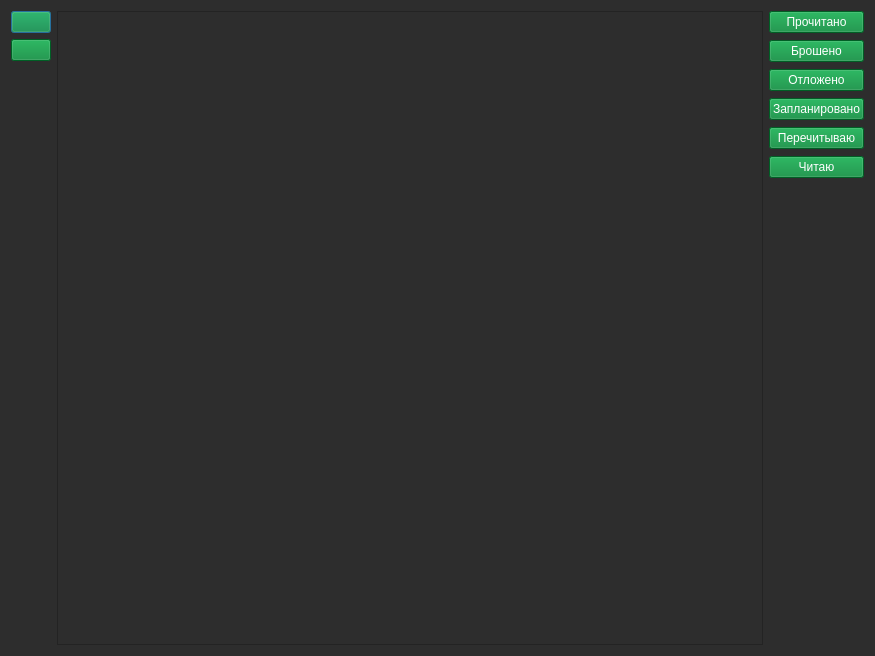
<?xml version="1.0" encoding="UTF-8"?>
<ui version="4.0">
 <class>Dialog</class>
 <widget class="QDialog" name="Dialog">
  <property name="geometry">
   <rect>
    <x>0</x>
    <y>0</y>
    <width>875</width>
    <height>656</height>
   </rect>
  </property>
  <property name="windowTitle">
   <string>Dialog</string>
  </property>
  <property name="styleSheet">
   <string notr="true">color: rgb(255, 255, 255);
background-color: rgb(45, 45, 45);</string>
  </property>
  <layout class="QGridLayout" name="gridLayout">
   <item row="0" column="0">
    <widget class="QPushButton" name="btn_mylist">
     <property name="styleSheet">
      <string notr="true">background-color: rgb(0, 133, 52);
color: rgb(255, 255, 255);</string>
     </property>
     <property name="text">
      <string/>
     </property>
    </widget>
   </item>
   <item row="0" column="2" rowspan="3">
    <layout class="QVBoxLayout" name="verticalLayout">
     <property name="spacing">
      <number>7</number>
     </property>
     <item>
      <widget class="QPushButton" name="b_completed">
       <property name="styleSheet">
        <string notr="true">background-color: rgb(0, 133, 52);
color: rgb(255, 255, 255);</string>
       </property>
       <property name="text">
        <string>Прочитано</string>
       </property>
      </widget>
     </item>
     <item>
      <widget class="QPushButton" name="b_dropped">
       <property name="styleSheet">
        <string notr="true">background-color: rgb(0, 133, 52);
color: rgb(255, 255, 255);</string>
       </property>
       <property name="text">
        <string>Брошено</string>
       </property>
      </widget>
     </item>
     <item>
      <widget class="QPushButton" name="b_on_hold">
       <property name="styleSheet">
        <string notr="true">background-color: rgb(0, 133, 52);
color: rgb(255, 255, 255);</string>
       </property>
       <property name="text">
        <string>Отложено</string>
       </property>
      </widget>
     </item>
     <item>
      <widget class="QPushButton" name="b_planned">
       <property name="styleSheet">
        <string notr="true">background-color: rgb(0, 133, 52);
color: rgb(255, 255, 255);</string>
       </property>
       <property name="text">
        <string>Запланировано</string>
       </property>
      </widget>
     </item>
     <item>
      <widget class="QPushButton" name="pushButton_6">
       <property name="styleSheet">
        <string notr="true">background-color: rgb(0, 133, 52);
color: rgb(255, 255, 255);</string>
       </property>
       <property name="text">
        <string>Перечитываю</string>
       </property>
      </widget>
     </item>
     <item>
      <widget class="QPushButton" name="b_watching">
       <property name="styleSheet">
        <string notr="true">background-color: rgb(0, 133, 52);
color: rgb(255, 255, 255);</string>
       </property>
       <property name="text">
        <string>Читаю</string>
       </property>
      </widget>
     </item>
    </layout>
   </item>
   <item row="1" column="0">
    <widget class="QPushButton" name="btn_main">
     <property name="styleSheet">
      <string notr="true">background-color: rgb(0, 133, 52);
color: rgb(255, 255, 255);</string>
     </property>
     <property name="text">
      <string/>
     </property>
    </widget>
   </item>
   <item row="2" column="0" rowspan="2">
    <spacer name="verticalSpacer_2">
     <property name="orientation">
      <enum>Qt::Vertical</enum>
     </property>
     <property name="sizeHint" stdset="0">
      <size>
       <width>38</width>
       <height>561</height>
      </size>
     </property>
    </spacer>
   </item>
   <item row="0" column="1" rowspan="4">
    <widget class="QListWidget" name="list_manga">
     <property name="palette">
      <palette>
       <active>
        <colorrole role="WindowText">
         <brush brushstyle="SolidPattern">
          <color alpha="255">
           <red>255</red>
           <green>255</green>
           <blue>255</blue>
          </color>
         </brush>
        </colorrole>
        <colorrole role="Button">
         <brush brushstyle="SolidPattern">
          <color alpha="255">
           <red>45</red>
           <green>45</green>
           <blue>45</blue>
          </color>
         </brush>
        </colorrole>
        <colorrole role="Light">
         <brush brushstyle="SolidPattern">
          <color alpha="255">
           <red>45</red>
           <green>45</green>
           <blue>45</blue>
          </color>
         </brush>
        </colorrole>
        <colorrole role="Midlight">
         <brush brushstyle="SolidPattern">
          <color alpha="255">
           <red>45</red>
           <green>45</green>
           <blue>45</blue>
          </color>
         </brush>
        </colorrole>
        <colorrole role="Dark">
         <brush brushstyle="SolidPattern">
          <color alpha="255">
           <red>45</red>
           <green>45</green>
           <blue>45</blue>
          </color>
         </brush>
        </colorrole>
        <colorrole role="Mid">
         <brush brushstyle="SolidPattern">
          <color alpha="255">
           <red>45</red>
           <green>45</green>
           <blue>45</blue>
          </color>
         </brush>
        </colorrole>
        <colorrole role="Text">
         <brush brushstyle="SolidPattern">
          <color alpha="255">
           <red>255</red>
           <green>255</green>
           <blue>255</blue>
          </color>
         </brush>
        </colorrole>
        <colorrole role="ButtonText">
         <brush brushstyle="SolidPattern">
          <color alpha="255">
           <red>255</red>
           <green>255</green>
           <blue>255</blue>
          </color>
         </brush>
        </colorrole>
        <colorrole role="Base">
         <brush brushstyle="SolidPattern">
          <color alpha="255">
           <red>45</red>
           <green>45</green>
           <blue>45</blue>
          </color>
         </brush>
        </colorrole>
        <colorrole role="Window">
         <brush brushstyle="SolidPattern">
          <color alpha="255">
           <red>45</red>
           <green>45</green>
           <blue>45</blue>
          </color>
         </brush>
        </colorrole>
        <colorrole role="Shadow">
         <brush brushstyle="SolidPattern">
          <color alpha="255">
           <red>45</red>
           <green>45</green>
           <blue>45</blue>
          </color>
         </brush>
        </colorrole>
        <colorrole role="Highlight">
         <brush brushstyle="SolidPattern">
          <color alpha="255">
           <red>0</red>
           <green>133</green>
           <blue>62</blue>
          </color>
         </brush>
        </colorrole>
        <colorrole role="AlternateBase">
         <brush brushstyle="SolidPattern">
          <color alpha="255">
           <red>45</red>
           <green>45</green>
           <blue>45</blue>
          </color>
         </brush>
        </colorrole>
        <colorrole role="ToolTipBase">
         <brush brushstyle="SolidPattern">
          <color alpha="255">
           <red>45</red>
           <green>45</green>
           <blue>45</blue>
          </color>
         </brush>
        </colorrole>
        <colorrole role="ToolTipText">
         <brush brushstyle="SolidPattern">
          <color alpha="255">
           <red>236</red>
           <green>240</green>
           <blue>241</blue>
          </color>
         </brush>
        </colorrole>
        <colorrole role="PlaceholderText">
         <brush brushstyle="SolidPattern">
          <color alpha="255">
           <red>255</red>
           <green>255</green>
           <blue>255</blue>
          </color>
         </brush>
        </colorrole>
       </active>
       <inactive>
        <colorrole role="WindowText">
         <brush brushstyle="SolidPattern">
          <color alpha="255">
           <red>255</red>
           <green>255</green>
           <blue>255</blue>
          </color>
         </brush>
        </colorrole>
        <colorrole role="Button">
         <brush brushstyle="SolidPattern">
          <color alpha="255">
           <red>45</red>
           <green>45</green>
           <blue>45</blue>
          </color>
         </brush>
        </colorrole>
        <colorrole role="Light">
         <brush brushstyle="SolidPattern">
          <color alpha="255">
           <red>45</red>
           <green>45</green>
           <blue>45</blue>
          </color>
         </brush>
        </colorrole>
        <colorrole role="Midlight">
         <brush brushstyle="SolidPattern">
          <color alpha="255">
           <red>45</red>
           <green>45</green>
           <blue>45</blue>
          </color>
         </brush>
        </colorrole>
        <colorrole role="Dark">
         <brush brushstyle="SolidPattern">
          <color alpha="255">
           <red>45</red>
           <green>45</green>
           <blue>45</blue>
          </color>
         </brush>
        </colorrole>
        <colorrole role="Mid">
         <brush brushstyle="SolidPattern">
          <color alpha="255">
           <red>45</red>
           <green>45</green>
           <blue>45</blue>
          </color>
         </brush>
        </colorrole>
        <colorrole role="Text">
         <brush brushstyle="SolidPattern">
          <color alpha="255">
           <red>255</red>
           <green>255</green>
           <blue>255</blue>
          </color>
         </brush>
        </colorrole>
        <colorrole role="ButtonText">
         <brush brushstyle="SolidPattern">
          <color alpha="255">
           <red>255</red>
           <green>255</green>
           <blue>255</blue>
          </color>
         </brush>
        </colorrole>
        <colorrole role="Base">
         <brush brushstyle="SolidPattern">
          <color alpha="255">
           <red>45</red>
           <green>45</green>
           <blue>45</blue>
          </color>
         </brush>
        </colorrole>
        <colorrole role="Window">
         <brush brushstyle="SolidPattern">
          <color alpha="255">
           <red>45</red>
           <green>45</green>
           <blue>45</blue>
          </color>
         </brush>
        </colorrole>
        <colorrole role="Shadow">
         <brush brushstyle="SolidPattern">
          <color alpha="255">
           <red>45</red>
           <green>45</green>
           <blue>45</blue>
          </color>
         </brush>
        </colorrole>
        <colorrole role="Highlight">
         <brush brushstyle="SolidPattern">
          <color alpha="255">
           <red>0</red>
           <green>133</green>
           <blue>62</blue>
          </color>
         </brush>
        </colorrole>
        <colorrole role="AlternateBase">
         <brush brushstyle="SolidPattern">
          <color alpha="255">
           <red>45</red>
           <green>45</green>
           <blue>45</blue>
          </color>
         </brush>
        </colorrole>
        <colorrole role="ToolTipBase">
         <brush brushstyle="SolidPattern">
          <color alpha="255">
           <red>45</red>
           <green>45</green>
           <blue>45</blue>
          </color>
         </brush>
        </colorrole>
        <colorrole role="ToolTipText">
         <brush brushstyle="SolidPattern">
          <color alpha="255">
           <red>236</red>
           <green>240</green>
           <blue>241</blue>
          </color>
         </brush>
        </colorrole>
        <colorrole role="PlaceholderText">
         <brush brushstyle="SolidPattern">
          <color alpha="255">
           <red>255</red>
           <green>255</green>
           <blue>255</blue>
          </color>
         </brush>
        </colorrole>
       </inactive>
       <disabled>
        <colorrole role="WindowText">
         <brush brushstyle="SolidPattern">
          <color alpha="255">
           <red>255</red>
           <green>255</green>
           <blue>255</blue>
          </color>
         </brush>
        </colorrole>
        <colorrole role="Button">
         <brush brushstyle="SolidPattern">
          <color alpha="255">
           <red>45</red>
           <green>45</green>
           <blue>45</blue>
          </color>
         </brush>
        </colorrole>
        <colorrole role="Light">
         <brush brushstyle="SolidPattern">
          <color alpha="255">
           <red>45</red>
           <green>45</green>
           <blue>45</blue>
          </color>
         </brush>
        </colorrole>
        <colorrole role="Midlight">
         <brush brushstyle="SolidPattern">
          <color alpha="255">
           <red>45</red>
           <green>45</green>
           <blue>45</blue>
          </color>
         </brush>
        </colorrole>
        <colorrole role="Dark">
         <brush brushstyle="SolidPattern">
          <color alpha="255">
           <red>45</red>
           <green>45</green>
           <blue>45</blue>
          </color>
         </brush>
        </colorrole>
        <colorrole role="Mid">
         <brush brushstyle="SolidPattern">
          <color alpha="255">
           <red>45</red>
           <green>45</green>
           <blue>45</blue>
          </color>
         </brush>
        </colorrole>
        <colorrole role="Text">
         <brush brushstyle="SolidPattern">
          <color alpha="255">
           <red>255</red>
           <green>255</green>
           <blue>255</blue>
          </color>
         </brush>
        </colorrole>
        <colorrole role="ButtonText">
         <brush brushstyle="SolidPattern">
          <color alpha="255">
           <red>255</red>
           <green>255</green>
           <blue>255</blue>
          </color>
         </brush>
        </colorrole>
        <colorrole role="Base">
         <brush brushstyle="SolidPattern">
          <color alpha="255">
           <red>45</red>
           <green>45</green>
           <blue>45</blue>
          </color>
         </brush>
        </colorrole>
        <colorrole role="Window">
         <brush brushstyle="SolidPattern">
          <color alpha="255">
           <red>45</red>
           <green>45</green>
           <blue>45</blue>
          </color>
         </brush>
        </colorrole>
        <colorrole role="Shadow">
         <brush brushstyle="SolidPattern">
          <color alpha="255">
           <red>45</red>
           <green>45</green>
           <blue>45</blue>
          </color>
         </brush>
        </colorrole>
        <colorrole role="Highlight">
         <brush brushstyle="SolidPattern">
          <color alpha="255">
           <red>0</red>
           <green>120</green>
           <blue>215</blue>
          </color>
         </brush>
        </colorrole>
        <colorrole role="AlternateBase">
         <brush brushstyle="SolidPattern">
          <color alpha="255">
           <red>45</red>
           <green>45</green>
           <blue>45</blue>
          </color>
         </brush>
        </colorrole>
        <colorrole role="ToolTipBase">
         <brush brushstyle="SolidPattern">
          <color alpha="255">
           <red>45</red>
           <green>45</green>
           <blue>45</blue>
          </color>
         </brush>
        </colorrole>
        <colorrole role="ToolTipText">
         <brush brushstyle="SolidPattern">
          <color alpha="255">
           <red>236</red>
           <green>240</green>
           <blue>241</blue>
          </color>
         </brush>
        </colorrole>
        <colorrole role="PlaceholderText">
         <brush brushstyle="SolidPattern">
          <color alpha="255">
           <red>255</red>
           <green>255</green>
           <blue>255</blue>
          </color>
         </brush>
        </colorrole>
       </disabled>
      </palette>
     </property>
     <property name="autoFillBackground">
      <bool>false</bool>
     </property>
    </widget>
   </item>
   <item row="3" column="2">
    <spacer name="verticalSpacer">
     <property name="orientation">
      <enum>Qt::Vertical</enum>
     </property>
     <property name="sizeHint" stdset="0">
      <size>
       <width>20</width>
       <height>40</height>
      </size>
     </property>
    </spacer>
   </item>
  </layout>
 </widget>
 <resources/>
 <connections/>
</ui>
